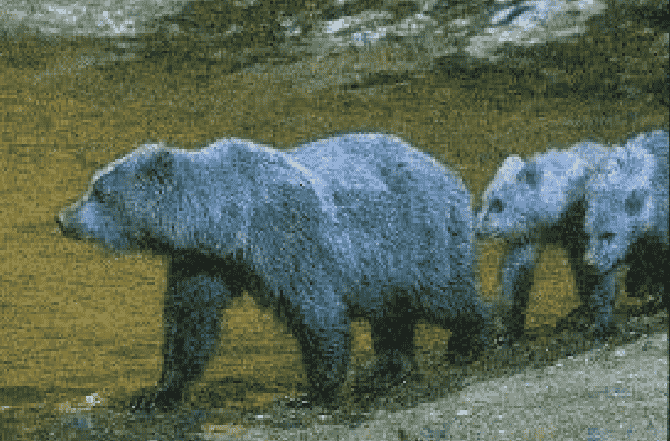
#> input picture bear.png, 670 x 441 px
$ python with_pillow.py -f . -r .
#> lines starting #> are read from the running program, lines starting #| are printed output that depends on the picture
import math
import os
import sys
import argparse
from pathlib import Path
from PIL import Image


def img_resizer(path: str) -> Image.Image:
    """
    Resize an image based on its aspect ratio.

    Args:
        path: Path to the image file

    Returns:
        Resized PIL Image object
    """
#> called with path = 'bear.png'
    try:
        image = Image.open(path)
#> image is the input picture: PIL image 670x441 RGBA; mean R, G, B, A 90.1, 102.6, 86.2, 255
        width, height = image.size
#> width = 670; height = 441

        new_width = 300
        new_height = int(height * (new_width / width))
#> new_height = 197

        # Use LANCZOS for high-quality downsampling
        resized_image = image.resize((new_width, new_height), Image.LANCZOS)
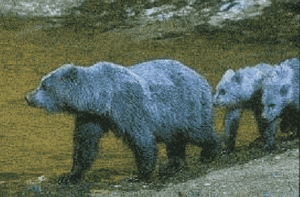
#> resized_image: PIL image 300x197 RGBA; mean R, G, B, A 90.1, 102.6, 86.2, 255
        return resized_image
    except Exception as e:
        print(f"❌ Error processing {path}: {e}")
        return None


def main():
    parser = argparse.ArgumentParser(
        description="Small utility to help resize images in a specific folder",
        formatter_class=argparse.RawDescriptionHelpFormatter,
    )
    parser.add_argument(
        "--folder",
        "-f",
        required=True,
        help="Specify the folder containing the images to resize",
    )
    parser.add_argument(
        "--resized_imgs",
        "-r",
        required=True,
        help="Specify the folder to store the resized images",
    )

    args = parser.parse_args()

    # Validate input folder
    img_dir = Path(args.folder)
    if not img_dir.exists():
        print(f"❌ Error: Input folder '{args.folder}' does not exist!")
        sys.exit(1)

    if not img_dir.is_dir():
        print(f"❌ Error: '{args.folder}' is not a directory!")
        sys.exit(1)

    # Create output folder if it doesn't exist
    resized_path = Path(args.resized_imgs)
    resized_path.mkdir(parents=True, exist_ok=True)

    # Supported image extensions
    supported_extensions = {".jpg", ".jpeg", ".png", ".gif", ".bmp", ".webp", ".tiff"}

    # Get all image files
    image_paths = [
        f
        for f in img_dir.iterdir()
        if f.is_file() and f.suffix.lower() in supported_extensions
    ]

    if not image_paths:
        print(f"⚠️  Warning: No supported image files found in '{args.folder}'")
        print(f"   Supported formats: {', '.join(supported_extensions)}")
        sys.exit(0)

    print(f"📁 Found {len(image_paths)} image(s) to process...")

    # Process each image
    processed = 0
    skipped = 0

    for img_path in image_paths:
        # Generate output filename
        output_name = f"{img_path.stem}_resized{img_path.suffix}"
        output_path = resized_path / output_name

        # Skip if already exists
        if output_path.exists():
            print(f"⏭️  Skipping {img_path.name} (already exists)")
            skipped += 1
            continue

        # Resize image
        print(f"🔄 Processing {img_path.name}...", end=" ")
        resized_image = img_resizer(str(img_path))

        if resized_image:
            # Save with original format or PNG
            try:
                resized_image.save(output_path)
                print(f"✅ Saved to {output_name}")
                processed += 1
            except Exception as e:
                print(f"❌ Failed to save: {e}")
        else:
            print("❌ Failed")

    # Summary
    print("\n" + "=" * 50)
    print(f"✨ Processing complete!")
    print(f"   Processed: {processed}")
    print(f"   Skipped: {skipped}")
    print(f"   Output folder: {resized_path}")
    print("=" * 50)


if __name__ == "__main__":
    main()
